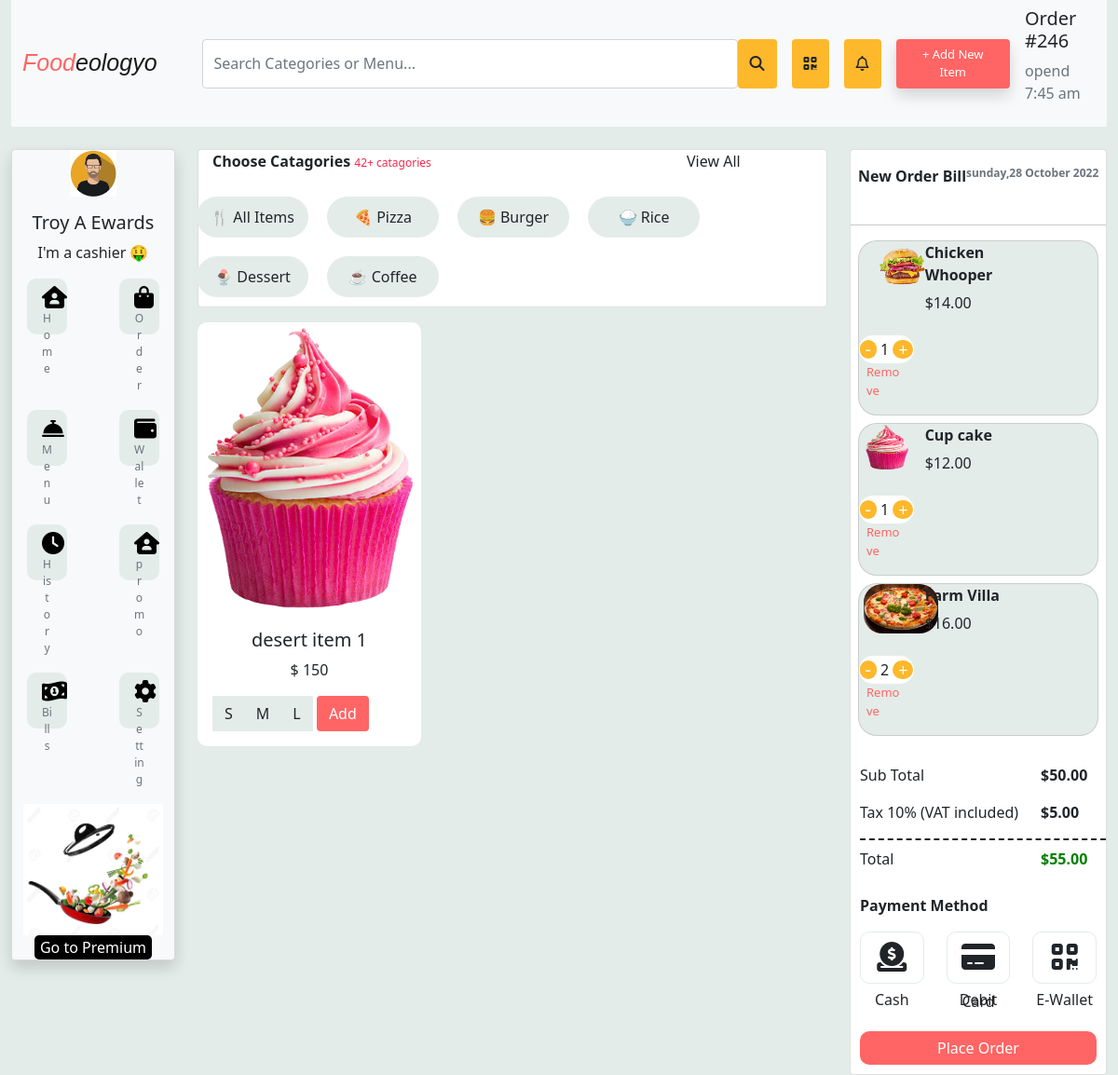
/?catagories=4, run on the app's committed database.
### food/models.py (models this page shows, shortened)
class Cat(models.Model):
    catagory= models.CharField(max_length=20)

class Item(models.Model):
    img= models.ImageField(upload_to='images')
    name= models.CharField(max_length=30)
    price= models.IntegerField()
    s_price= models.IntegerField()
    m_price= models.IntegerField()
    l_price= models.IntegerField()
    items= models.ForeignKey(Cat, on_delete=models.CASCADE)

### food/views.py (the view)
# urls.py: path("",views.index, name='index'),
def index(request):
    item_objects= Item.objects.all()
    cat= Cat.objects.all()
    CATID= request.GET.get('catagories')
    if CATID:
        item_objects= Item.objects.filter(items= CATID)
    else:
        item_objects= Item.objects.all()
    item_title= request.GET.get('search')
    if item_title != '' and item_title is not None:
        item_objects= item_objects.filter(name__icontains= item_title)
    return render(request,'food/index.html',{'item_objects':item_objects, 'cat':cat})

### food/templates/food/index.html (shortened to what this page needs)
{% load static %}
<!doctype html>
<html lang="en">
<head>
  <link href="https://cdn.jsdelivr.net/npm/bootstrap@5.1.3/dist/css/bootstrap.min.css" rel="stylesheet"
>
  <link rel="stylesheet" href="{% static 'food/css/index.css' %}">
</head>
<body>
  <div class="container-fluid">
    <nav class="navbar navbar-expand-lg navbar-light bg-light">
      <div class="container-fluid">
        <a class="navbar-brand me-5" href="{% url 'index' %}"><span class="c1"><i>Food</i></span><span
            class="c2"><i>eologyo</i></span></a>
        <div class="collapse navbar-collapse" id="navbarSupportedContent">
          <form class="d-flex">
            <input class="form-control " method="get" size="100" type="search" name="search" placeholder="Search Categories or Menu..."
              aria-label="Search">
            <button class="btn " style="background-color: #fdb82c" type="submit"><i class="fas fa-search"></i></button>
            <button class="btn mx-3" style="background-color: #fdb82c" type="submit"><i
                class="fas fa-qrcode"></i></button>
            <button class="btn " style="background-color: #fdb82c" type="submit"><i class="far fa-bell"></i></button>
            <button class="btn mx-3 shadow" style="background-color: #ff6565; color: white; font-size: 13px;width: 20%;"
              type="button">+ Add New Item</i></button>
          </form>
        </div>
        <div class="ml-5">
          <h5>Order #246</h5>
          <p class="text-muted ">opend 7:45 am</div>
        </div>
      </div>
  <br>
  <div class="container-fluid">
    <div class="row">
      <div class="col-md-2">
        <div class="card shadow  bg-light">
          <div>
            <center class="mb-3"><img class="c4" src="{% static 'food/images/avatar1.png' %}" alt=""></center>
            <center>
              <h5>Troy A Ewards</h5>
              <p>I'm a cashier 🤑</p>
            </center>
          </div>
          <div class="row mb-3">
            <div class="col-md-6">
              <div class="mx-3 ">
                <button class="btn-lg c5" type="submit">
                  <i class="fa-solid fa-house-user fa-2x"></i>
                  <div class="text-muted">
                    <p>Home</p>
                  </div>
                </button>
              </div>
            </div>
            <div class="col-md-6">
              <div class="mx-3 ">
                <button class="btn-lg c5" type="submit">
                  <i class="fa-solid fa-bag-shopping fa-2x"></i>
                    <p class="text-muted">Order</p>
                </button>
              </div>
            </div>
          </div>
          <div class="row mb-3">
            <div class="col-md-6">
              <div class="mx-3 ">
                <button class="btn-lg c5" type="submit">
                  <i class="fa-solid fa-bell-concierge fa-2x"></i>
                  <div class="text-muted">
                    <p>Menu</p>
                  </div>
                </button>
              </div>
            </div>
            <div class="col-md-6">
              <div class="mx-3 ">
                <button class="btn-lg c5" type="submit">
                  <i class="fa-solid fa-wallet fa-2x"></i>
                  <div class="text-muted">
                    <p>Wallet</p>
                  </div>
                </button>
              </div>
            </div>
          </div>
          <div class="row mb-3">
            <div class="col-md-6">
              <div class="mx-3 ">
                <button class="btn-lg c5" type="submit">
                  <i class="fa-solid fa-clock fa-2x"></i>
                  <div class="text-muted">
                    <p>History</p>
                  </div>
                </button>
              </div>
            </div>
            <div class="col-md-6">
              <div class="mx-3 ">
                <button class="btn-lg c5" type="submit">
                  <i class="fa-solid fa-house-user fa-2x"></i>
                  <div class="text-muted">
                    <p>promo</p>
                  </div>
                </button>
              </div>
            </div>
          </div>
          <div class="row mb-3">
            <div class="col-md-6">
              <div class="mx-3 ">
                <button class="btn-lg c5" type="submit">
                  <i class="fas fa-money-bill-wave-alt fa-2x"></i>
                  <div class="text-muted">
                    <p>Bills</p>
                  </div>
                </button>
              </div>
            </div>
            <div class="col-md-6">
              <div class="mx-3 ">
                <button class="btn-lg c5" type="submit">
                  <i class="fas fa-cog fa-2x"></i>
                  <div class="text-muted">
                    <p>Setting</p>
                  </div>
                </button>
              </div>
            </div>
          </div>
          <div>
            <center><img src="{% static 'food/images/pan1.png' %}" width="150px" alt=""></center>
            <center><button class="c7">Go to Premium</button></center>
          </div>
        </div>
      </div>
      <div class="col-md-7">
        <div class="row">
          <div class="col-md-12">
            <div class="card">
              <p style="font-size: 16px;padding-left: 15px;"><b>Choose Catagories</b> <span
                  style="color:rgb(248, 40, 75); font-size: 12px;">42+ catagories</span> <span class="right">View
                  All</span></p>
              <div class="row">
                <a class="btn c6" type="button" role="button" href="{% url 'index' %}">🍴 All Items </a>
                {% for ca in cat %}
                <a href="/?catagories={{ ca.id }}" class="btn c6 text-center" role="button" >{{ ca.catagory }}</a>
                {% endfor %}
              </div>
            </div>
          </div>
        </div>
        <div class="row mt-3">
          {% for item_object in item_objects %}
          <div class="col-md-4" style="margin-bottom: 20px;">
            <div class="card h-100 c8">
              <img src= "{{item_object.img.url}}" class="card-img-top" alt="...">
              <div class="card-body">
                <center>
                  <h5 class="card-title">{{ item_object.name }}</h5>
                  <p>$ {{ item_object.price }}</p>
                </center>
                <div class="btn-group c9" role="group" aria-label="Basic example">
                  <button type="button "  class="btn c22">S</button>
                  <button type="button " class="btn c22">M</button>
                  <button type="button " class="btn c22">L</button>
                </div>
                <button type="button" class="btn" style="background-color: #ff6565;color: white ;">Add</button>
              </div>
            </div>
          </div>
          {% endfor %}
        </div>
      </div>
      <div class="col-md-3">
        <div class="card">
          <p class="mt-2 p-2"><b>New Order Bill</b> <span class="right text-muted" style="font-size: 12px;"><b>sunday,28
                October 2022</b></span></p>
          <hr>
          <div class="card c11 mx-2">
            <div class="row">
              <div class="col-md-2">
                <center><img src="images/b2.2.png" alt="" width="80px"
                    style="border-radius: 20px; margin-left:5px; background: none;"></center>
              </div>
              <div class="col-md-1"></div>
              <div class="col-md-6">
                <p><b>Chicken Whooper</b></p>
                <p style="line-height: 5px;">$14.00</p>
              </div>
              <div class="col-md-3">
                <div class="bg-white mt-3 me-3 d-flex justify-content-center align-items-center"
                  style="border-radius: 50px; width: 59px; height: 30px;">
                  <div><button class="d-flex justify-content-center align-items-center"
                    style="border: none; background-color: #fdb82c; border-radius: 50px; color: white; font-size: 20px; height: 20px;">-</button></div>
                  <div class="mx-1">1</div>
                  <div><button class="d-flex justify-content-center align-items-center"
                    style="border: none; background-color: #fdb82c; border-radius: 50px; color: white; font-size: 18px; height: 20px;">+</button></div>
                </div>
                <p class="ms-2 c20" style="font-size: 13px;">Remove</p>
              </div>
            </div>
          </div>
          <div class="card my-2 mx-2 c11">
            <div class="row">
              <div class="col-md-2">
                <center><img src="images/c1.0.png" alt="" width="50px" height="50px"
                    style="border-radius: 20px; margin-left:5px; background: none;"></center>
              </div>
              <div class="col-md-1"></div>
              <div class="col-md-6">
                <p><b>Cup cake</b></p>
                <p style="line-height: 5px;">$12.00</p>
              </div>
              <div class="col-md-3">
                <div class="bg-white mt-3 me-3 d-flex justify-content-center align-items-center"
                  style="border-radius: 50px; width: 59px; height: 30px;">
                  <div><button class="d-flex justify-content-center align-items-center"
                    style="border: none; background-color: #fdb82c; border-radius: 50px; color: white; font-size: 20px; height: 20px;">-</button></div>
                  <div class="mx-1">1</div>
                  <div><button class="d-flex justify-content-center align-items-center"
                    style="border: none; background-color: #fdb82c; border-radius: 50px; color: white; font-size: 18px; height: 20px;">+</button></div>
                </div>
                <p class="ms-2 c20" style="font-size: 13px;">Remove</p>
              </div>
            </div>
          </div>
          <div class="card c11 mx-2">
            <div class="row">
              <div class="col-md-2">
                <center><img src="images/p1.png" alt="" width="80px"
                    style="border-radius: 20px; margin-left:5px; background: none;"></center>
              </div>
              <div class="col-md-1"></div>
              <div class="col-md-6">
                <p><b>Farm Villa</b></p>
                <p style="line-height: 5px;">$16.00</p>
              </div>
              <div class="col-md-3">
                <div class="bg-white mt-3 me-3 d-flex justify-content-center align-items-center"
                  style="border-radius: 50px; width: 59px; height: 30px;">
                  <div><button class="d-flex justify-content-center align-items-center"
                    style="border: none; background-color: #fdb82c; border-radius: 50px; color: white; font-size: 20px; height: 20px;">-</button></div>
                  <div class="mx-1">2</div>
                  <div><button class="d-flex justify-content-center align-items-center"
                    style="border: none; background-color: #fdb82c; border-radius: 50px; color: white; font-size: 18px; height: 20px;">+</button></div>
                </div>
                <p class="ms-2 c20" style="font-size: 13px;">Remove</p>
              </div>
            </div>
          </div>
          <div class="c14">
            <p>Sub Total <span class="price"><b>$50.00</b></span></p>
            <p>Tax 10% (VAT included) <span class="price"><b>$5.00</b></span></p>
            <div class="c15"></div>
            <p class="mt-2">Total <span class="price"><b style="color: green;">$55.00</b></span></p>
          </div>
          <div class="c16">
            <p><b>Payment Method</b></p>
            <div>
              <div class="row">
                <div class="col-md-4">
                  <p class="c17 text-center"><i class="fa-solid fa-2x fa-circle-dollar-to-slot"></i></p>
                  <p style="line-height: 2px; text-align: center;">Cash</p>
                </div>
                <div class="col-md-4">
                  <p class="c17 text-center"><i class="fa-solid fa-credit-card fa-2x"></i></p>
                  <p style="line-height: 2px; text-align: center;">Debit Card</p>
                </div>
                <div class="col-md-4">
                  <p class="c17 text-center"><i class="fa-solid fa-qrcode fa-2x"></i></p>
                  <p style="line-height: 2px; text-align: center; ">E-Wallet</p>
                </div>
              </div>
              <div>
                <button class="c19 btn">
                  Place Order
                </button>
              </div>
            </div>
          </div>
        </div>
      </div>
    </div>
  </div>
</body>
</html>

### food/static/food/css/index.css (style rules this page uses)
body { background-color: rgb(227, 236, 233); }
.c1 { color: #ff6565; font-size: 25px; font-family: Verdana, Geneva, Tahoma, sans-serif; }
.c2 { font-size: 25px; font-family: Verdana, Geneva, Tahoma, sans-serif; }
.c4 { height: 50px; width: 50px; }
.c5 { border: 0; border-radius: 10px; background-color: rgb(227, 236, 233); padding-bottom: 5px; font-size: 12px; text-align: center; height: 60px; width: 100%; }
.c7 { background-color:black; color:white; border: none; border-radius: 5px; }
.right { position: absolute; right: 0px; width: 150px; }
.c6 { border: none; background-color:rgb(227, 236, 233) ; width: 120px; padding: 10px; margin: 10px; border-radius: 50px; }
.c8 { border: none; border-radius: 10px; width: 240px; height: 200px; }
.c9 { background-color: rgb(227, 236, 233); }
.c11 { background-color:rgb(227, 236, 233) ; border-radius: 20px; }
.c14 { margin: 30px 0px 0px 10px; }
.price { position: absolute; right: 0px; width: 70px; }
.c15 { border-bottom: 2px; border-bottom-style: dashed; }
.c16 { margin: 10px; }
.c17 { border: 1px solid rgb(227, 236, 233) ; padding: 10px; border-radius: 10px; }
.c19 { background-color: #ff6565; color: white; border: none; border-radius: 10px; width: 100%; margin-top: 15px; }
.c20 { color: #ff6565; }

### data on the page
Cat: catagory "🍕 Pizza"
Cat: catagory "🍔 Burger"
Cat: catagory "🍚 Rice"
Cat: catagory "🍨 Dessert"
Cat: catagory "☕ Coffee"
Item: img (picture), name "desert item 1", price "150"
